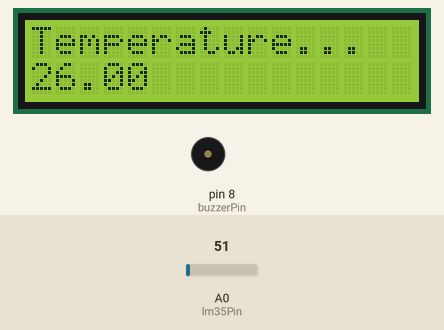
This sketch was run on a simulated Arduino Uno, built with avr-gcc and run on an emulated ATmega328P. Shown: 16×2 character LCD, buzzer (waves = sounding). Inputs (shaded band) come from the test bench; at power-on: A0 (lm35Pin) = 51. What the sketch prints to the serial monitor is not drawn.

Above: at 3.2 s.
3.3 s: A0 (lm35Pin) set to 115
At 4.4 s:
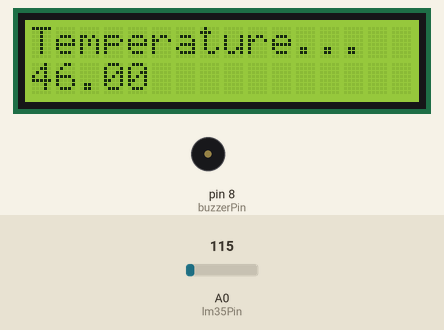
5.6 s: A0 (lm35Pin) set to 137
At 6.4 s:
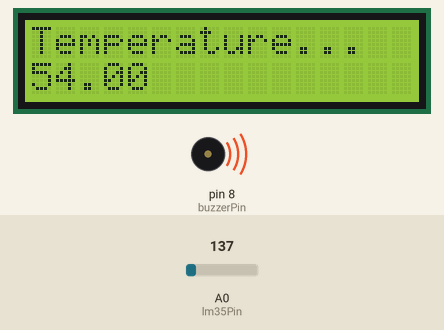
9.7 s: A0 (lm35Pin) set to 112
At 11.6 s:
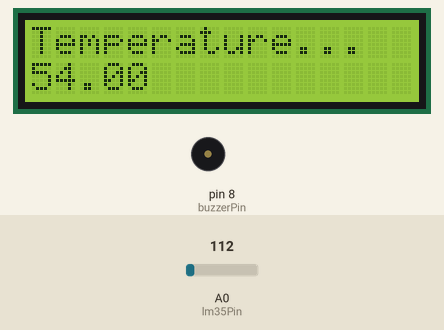
Timing chart, 0 to 13.1 s (numbered marks = the images above; inputs shaded):
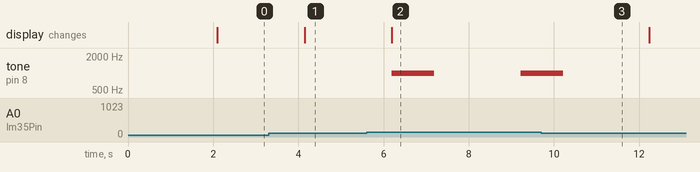

Measured:
- the behaviour switches between 124 and 125 on A0 (lm35Pin) (found by bisection; images 1 and 2)
- after the input at 3.3 s, the display: changes after 0.85 s (image 1)
- after the input at 5.6 s, tone on pin 8 (buzzerPin): silent → 1000 Hz after 0.59 s, → silent 1.0 s later, → 1000 Hz 2.0 s later; the display: changes after 0.59 s (image 2)
- after the input at 9.7 s, tone on pin 8 (buzzerPin): goes on until 10.2 s, then stays silent

The sketch:

Fire_alarm_system.ino
```cpp
#include <Wire.h>  // Include Wire library for I2C communication
#include <LiquidCrystal_I2C.h>  // Include LiquidCrystal_I2C library

// Set the LCD address (usually 0x27 or 0x3F for most modules)
#define LCD_ADDRESS 0x27

// Set the number of columns and rows for your LCD
#define LCD_COLUMNS 16
#define LCD_ROWS 2

// Initialize the LiquidCrystal_I2C library with the LCD address and columns/rows
LiquidCrystal_I2C lcd(LCD_ADDRESS, LCD_COLUMNS, LCD_ROWS);

const int lm35Pin = A0;
const int buzzerPin = 8;
const int fireThreshold = 50;


void setup() {
 Serial.begin(9600);
  pinMode(buzzerPin, OUTPUT);
  lcd.init();

  // Turn on the backlight
  lcd.backlight();

  // Print a message to the LCD
  lcd.print("Hello, World!");
  delay(2000);
}

void loop() {
  int sensorValue = analogRead(lm35Pin);
  Serial.print(sensorValue);
  float temperatureC = map(sensorValue, 0, 358, 10, 125);
  Serial.print("Temperature: ");
  Serial.print(temperatureC);
  Serial.println(" °C");
  lcd.clear();  // Clear the LCD screen
  lcd.setCursor(0, 0);  // Set cursor to the first column of the first row
  lcd.print("Temperature...");
  lcd.setCursor(0, 1);
  lcd.print(temperatureC);
  if (temperatureC >= fireThreshold) {
    tone(buzzerPin, 1000);
    delay(1000);
    noTone(buzzerPin);
    delay(1000);
  }
  delay(1000);
}
```
